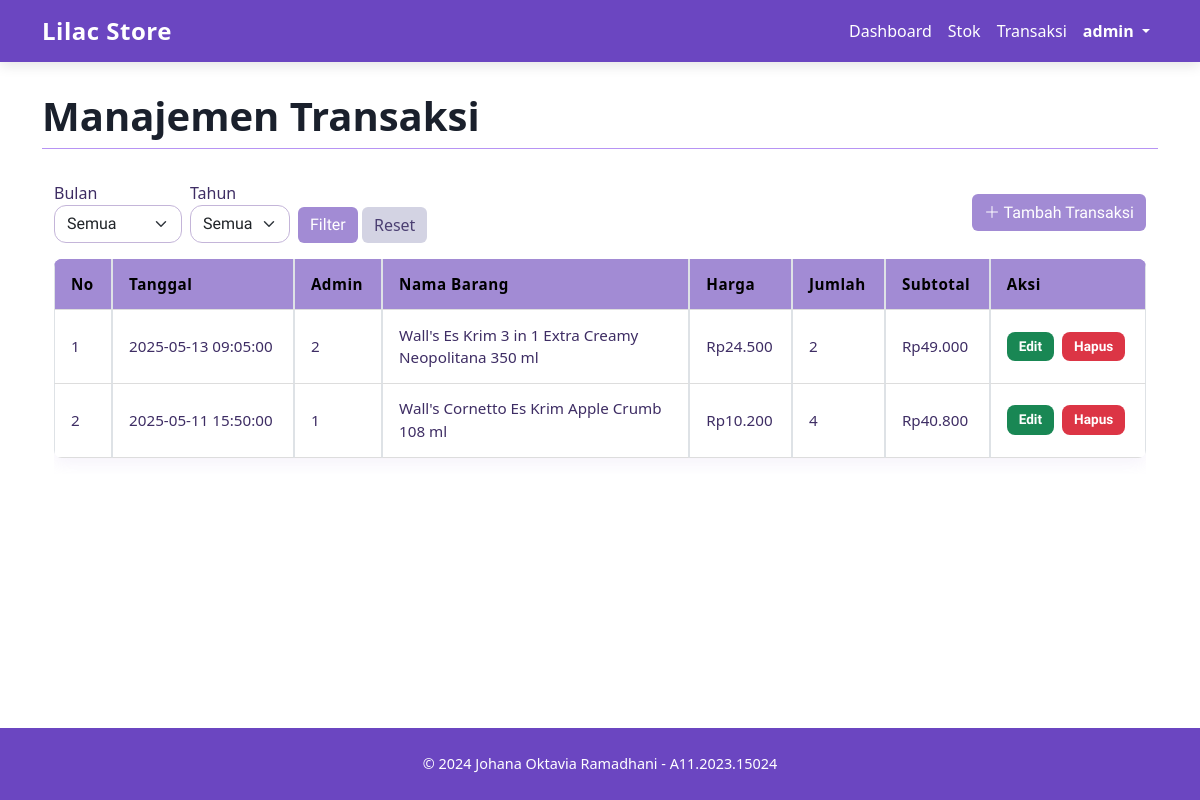
/admin.php?page=adminTransaksi (signed in), run on an earlier commit of the app's database.
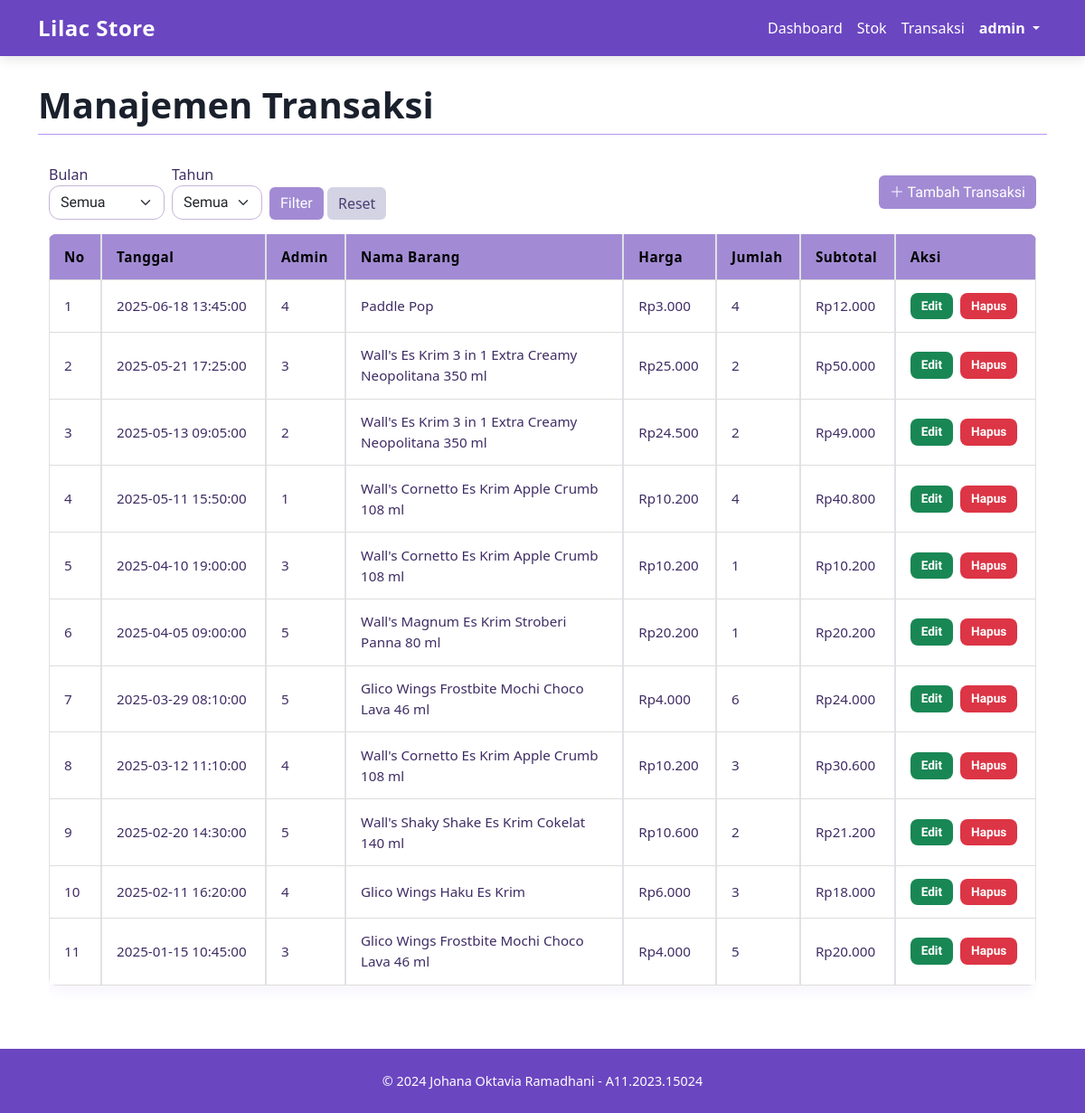
And on a later commit of the database.
### tables this page shows
CREATE TABLE `tbl_transaksi` (
  `id_trans` int NOT NULL,
  `tgl_trans` datetime NOT NULL,
  `id_admin` int DEFAULT NULL,
  `id_brg` int DEFAULT NULL,
  `nama_brg` text,
  `harga` decimal(10,2) DEFAULT NULL,
  `jml_jual` int DEFAULT NULL,
  `subtotal` decimal(10,2) DEFAULT NULL
);

### adminTransaksi.php (the view, shortened to what this page needs)
<?php
include "koneksi.php";
$bulan = $_GET['bulan'] ?? 'all';
$tahun = $_GET['tahun'] ?? 'all';
$showAll = ($bulan === 'all' || $tahun === 'all');
?>
<div class="container py-4">
  <div class="row mb-3 align-items-center">
    <div class="col-md-6">
      <form method="get" class="row g-2 align-items-end">
        <div class="col-auto">
          <label>Bulan</label>
          <select name="bulan" class="form-select">
            <option value="all" <?= ($bulan == 'all') ? 'selected' : '' ?>>Semua</option>
          </select>
        </div>
        <div class="col-auto">
          <label>Tahun</label>
          <select name="tahun" class="form-select">
            <option value="all" <?= ($tahun == 'all') ? 'selected' : '' ?>>Semua</option>
          </select>
        </div>
        <div class="col-auto">
          <button type="submit" class="btn btn-primary">Filter</button>
          <a href="admin.php?page=adminTransaksi" class="btn btn-secondary">Reset</a>
        </div>
      </form>
    </div>
    <div class="col-md-6 text-end">
      <button class="btn btn-primary" data-bs-toggle="modal" data-bs-target="#modalTambah">
        <i class="bi bi-plus-lg"></i> Tambah Transaksi
      </button>
    </div>
  </div>
  <div class="table-responsive">
        <table class="table table-bordered table-hover">
            <thead class="thead-lilac">
                <tr>
                    <th>No</th>
                    <th>Tanggal</th>
                    <th>Admin</th>
                    <th>Nama Barang</th>
                    <th>Harga</th>
                    <th>Jumlah</th>
                    <th>Subtotal</th>
                    <th>Aksi</th>
                </tr>
            </thead>
            <tbody>
                <?php
                  if ($showAll) {
                      $result = $conn->query("SELECT * FROM tbl_transaksi ORDER BY tgl_trans DESC");
                  }
                  $no = 1;
                  while ($row = $result->fetch_assoc()) :
                  ?>
                  <tr>
                      <td><?= $no++ ?></td>
                      <td><?= $row['tgl_trans'] ?></td>
                      <td><?= $row['id_admin'] ?></td>
                      <td><?= $row['nama_brg'] ?></td>
                      <td>Rp<?= number_format($row['harga'], 0, ',', '.') ?></td>
                      <td><?= $row['jml_jual'] ?></td>
                      <td>Rp<?= number_format($row['subtotal'], 0, ',', '.') ?></td>
                      <td>
                        <div class="d-flex gap-2">
                          <a href="#" class="badge bg-success" data-bs-toggle="modal" data-bs-target="#modalEdit<?= $row['id_trans'] ?>">Edit</a>
                          <a href="#" class="badge bg-danger" data-bs-toggle="modal" data-bs-target="#modalHapus<?= $row['id_trans'] ?>">Hapus</a>
                        </div>
                      </td>
                  </tr>
                <?php endwhile; ?>
            </tbody>
        </table>
  </div>
</div>

What changed in the data, as far as the page shows it:
added tbl_transaksi: tgl_trans "2025-06-18 13:45:00", id_admin "4", nama_brg "Paddle Pop", harga "3.000", jml_jual "4", subtotal "12.000"
added tbl_transaksi: tgl_trans "2025-05-21 17:25:00", id_admin "3", nama_brg "Wall's Es Krim 3 in 1 Extra Creamy Neopolitana 350 ml", harga "25.000", jml_jual "2", subtotal "50.000"
added tbl_transaksi: tgl_trans "2025-04-10 19:00:00", id_admin "3", nama_brg "Wall's Cornetto Es Krim Apple Crumb 108 ml", harga "10.200", jml_jual "1", subtotal "10.200"
added tbl_transaksi: tgl_trans "2025-04-05 09:00:00", id_admin "5", nama_brg "Wall's Magnum Es Krim Stroberi Panna 80 ml", harga "20.200", jml_jual "1", subtotal "20.200"
added tbl_transaksi: tgl_trans "2025-03-29 08:10:00", id_admin "5", nama_brg "Glico Wings Frostbite Mochi Choco Lava 46 ml", harga "4.000", jml_jual "6", subtotal "24.000"
added tbl_transaksi: tgl_trans "2025-03-12 11:10:00", id_admin "4", nama_brg "Wall's Cornetto Es Krim Apple Crumb 108 ml", harga "10.200", jml_jual "3", subtotal "30.600"
added tbl_transaksi: tgl_trans "2025-02-20 14:30:00", id_admin "5", nama_brg "Wall's Shaky Shake Es Krim Cokelat 140 ml", harga "10.600", jml_jual "2", subtotal "21.200"
added tbl_transaksi: tgl_trans "2025-02-11 16:20:00", id_admin "4", nama_brg "Glico Wings Haku Es Krim", harga "6.000", jml_jual "3", subtotal "18.000"
added tbl_transaksi: tgl_trans "2025-01-15 10:45:00", id_admin "3", nama_brg "Glico Wings Frostbite Mochi Choco Lava 46 ml", harga "4.000", jml_jual "5", subtotal "20.000"
